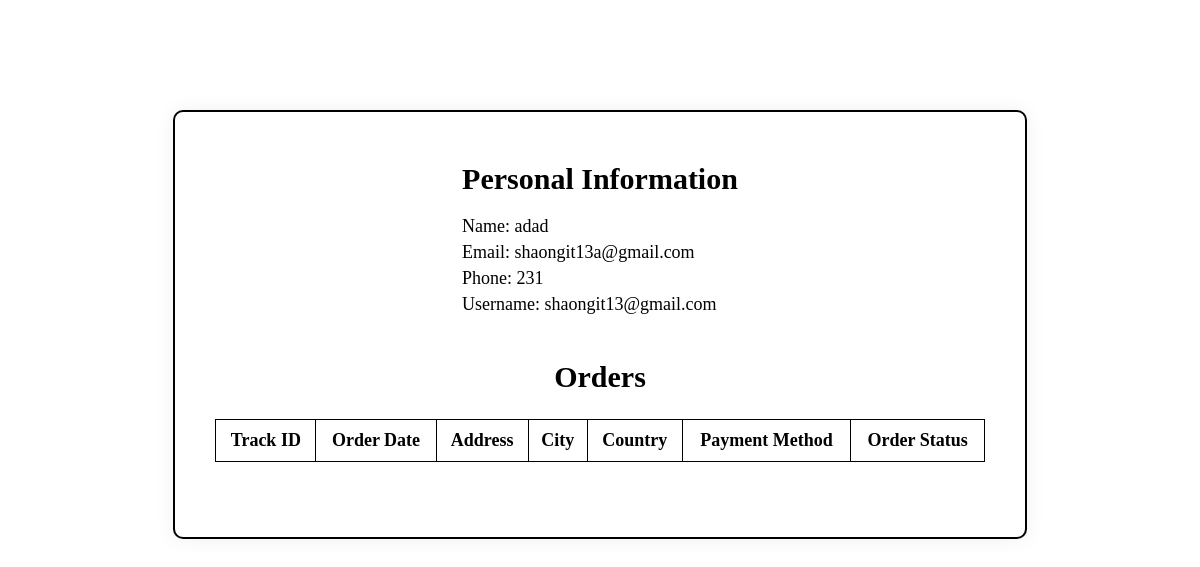
Screenshot of /dashboard.php (signed in) with the database file from the repository.
### tables this page shows
CREATE TABLE `users` (
  `full_name` varchar(255) NOT NULL,
  `username` varchar(255) NOT NULL,
  `email` varchar(255) NOT NULL,
  `password` varchar(255) NOT NULL,
  `phone` varchar(255) NOT NULL,
  `registered_at` datetime NOT NULL DEFAULT current_timestamp(),
  `token` varchar(255) NOT NULL,
  `token_expire` datetime NOT NULL
);

### dashboard.php (the view, shortened to what this page needs)
<?php
include 'components/header.php';
$query = "SELECT * FROM users WHERE email = '$_SESSION[email]'";
$result = mysqli_query($conn, $query);
$row = mysqli_fetch_array($result);
$name = $row['full_name'];
$email = $row['email'];
$phone = $row['phone'];
$username = $row['username'];
?>
<!DOCTYPE html>
<html>
<head>
    <link rel="stylesheet" type="text/css" href="dashboard.css">
<link rel="stylesheet" href="https://cdnjs.cloudflare.com/ajax/libs/font-awesome/5.11.2/css/all.css">
</head>
<body>
    <div class="home">
        <a href="index.php"><ion-icon name="home-outline"></ion-icon></a>
    </div>
<div class="card">
    <div class="card-body">
        <h2 class="card-title">Personal Information</h2>
        <p class="card-text">Name: <?php echo $name; ?></p>
        <p class="card-text">Email: <?php echo $email; ?></p>
        <p class="card-text">Phone: <?php echo $phone; ?></p>
        <p class="card-text">Username: <?php echo $username; ?></p>
    </div>
    <div class="orders">
        <h2>Orders</h2>
        <table>
            <tr>
                <th>Track ID</th>
                <th>Order Date</th>
                <th>Address</th>
                <th>City</th>
                <th>Country</th>
                <th>Payment Method</th>
                <th>Order Status</th>
            </tr>
    </div>
</div>
</body>
</html>

### dashboard.css (style rules this page uses)
* { margin: 5px; padding: 0; box-sizing: border-box; }
body { display: flex; flex-direction: column; justify-content: center; align-items: center; font-family: 'Montserrat'; background-color: white; background-size: cover; overflow: hidden; }
.card { display: flex; flex-direction: column; justify-content: center; align-items: center; position: relative; width: auto; height: auto; padding: 40px; margin: 100px; font-size: 18px; border: 2px solid black; border-radius: 10px; box-shadow: 0 0 20px #f0f0f0; background-color: white; color: black; }
.card h2 { margin-bottom: 20px; align-self: center; font-size: 30px; color: black; }
.orders { display: flex; flex-direction: column; justify-content: center; align-items: center; position: relative; width: 100%; height: 100%; margin: 30px; font-size: 18px; color: black; }
.orders table { width: 100%; border-collapse: collapse; border-spacing: 0; color: black; }
.orders th, td { border: 1px solid black; padding: 10px; text-align: center; color: black; }

### rows the page displays
users: full_name "adad", email "shaongit13a@gmail.com", phone "231", username "shaongit13@gmail.com"
